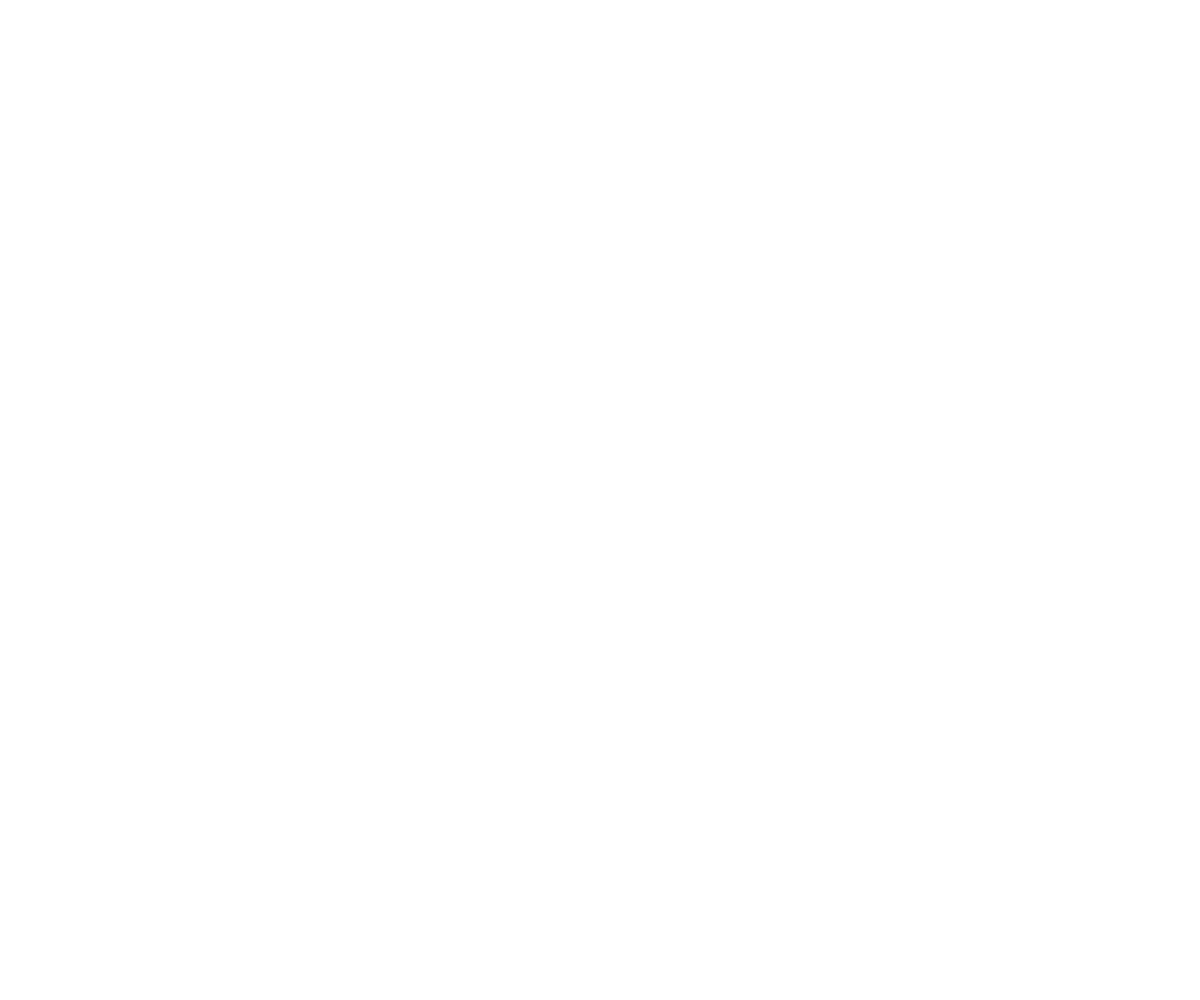
Frame 1 (no input)
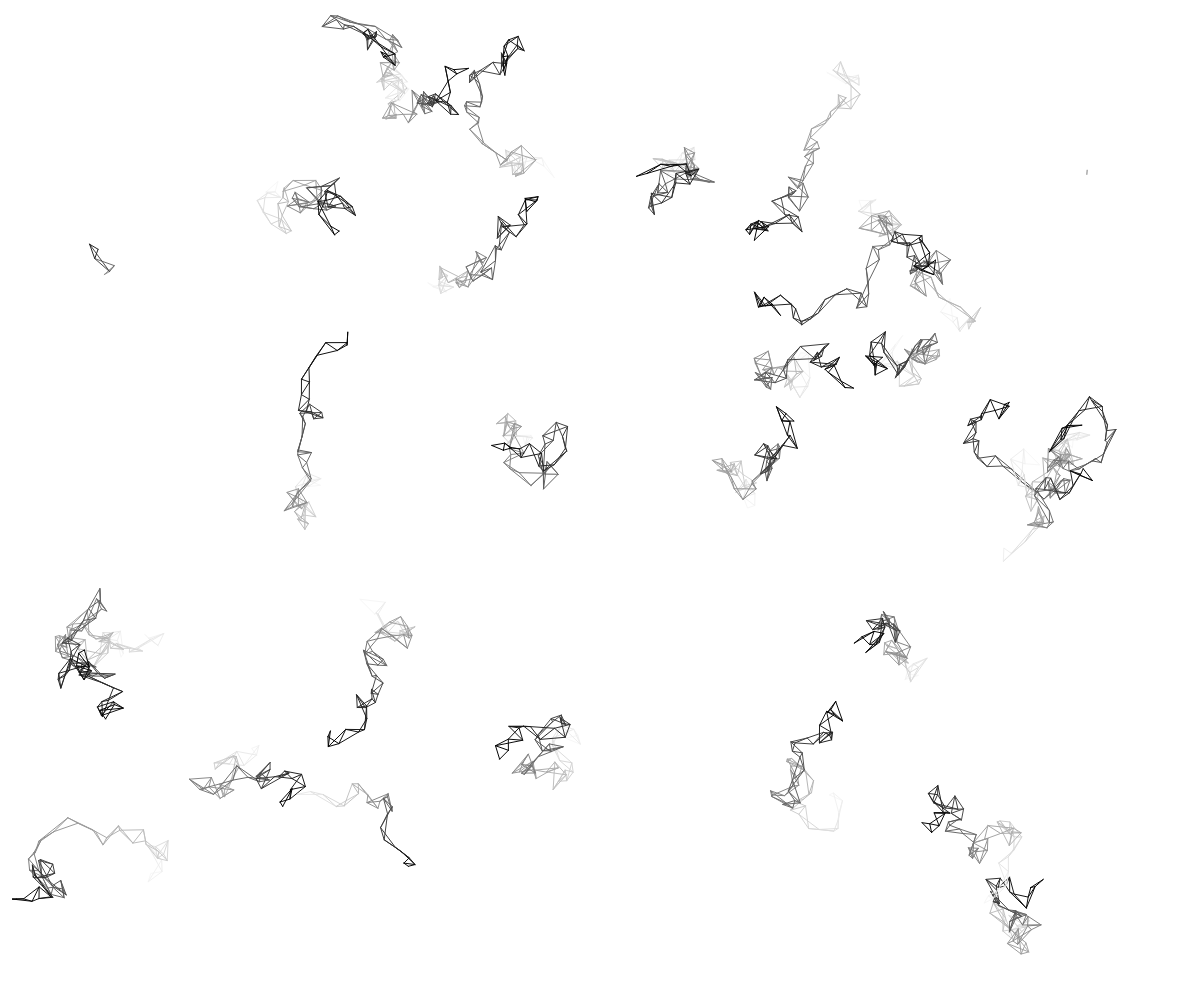
Frame 60 (no input)
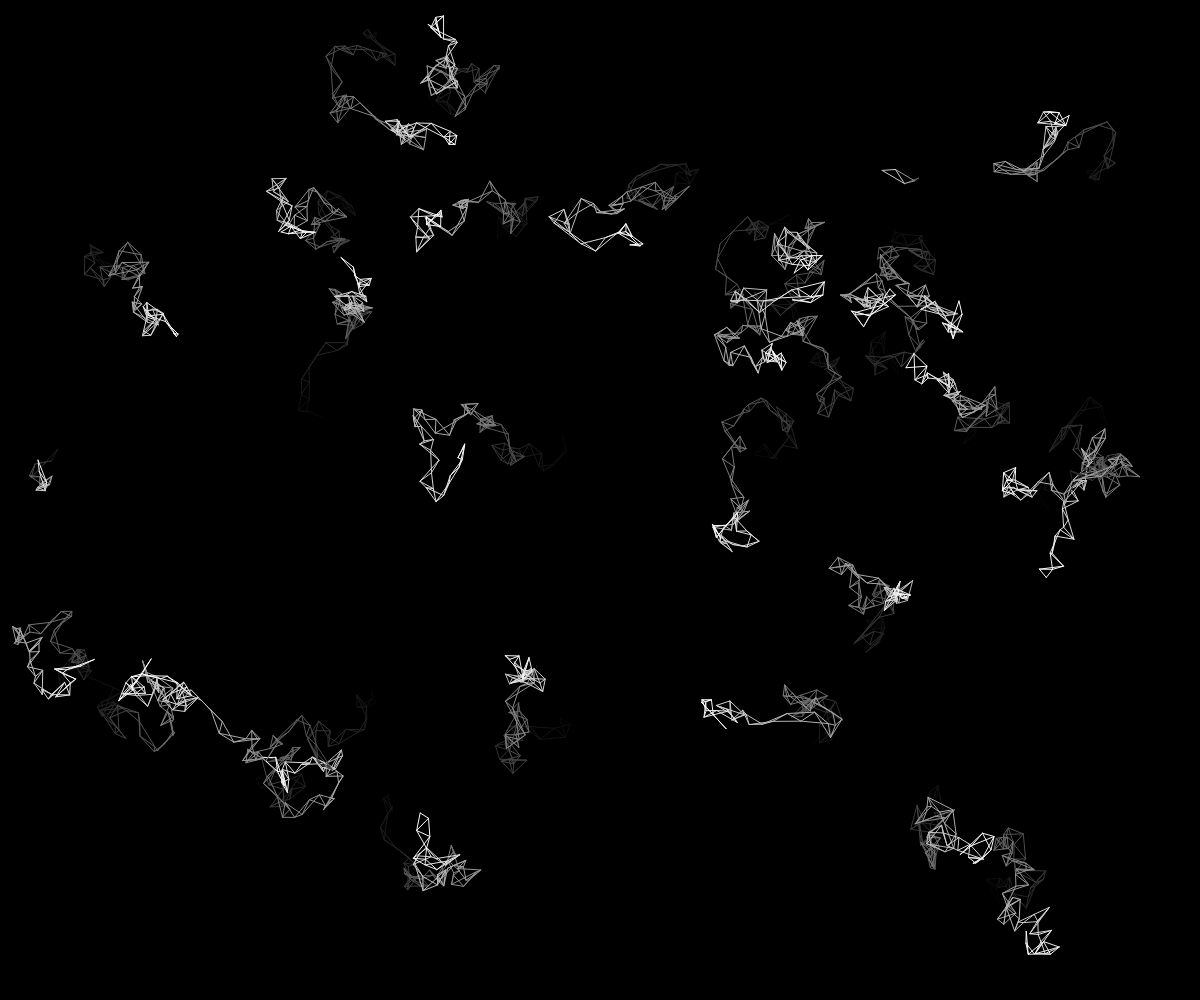
Frame 120 (the mouse pressed at the canvas centre since frame 60)

The p5.js sketch that drew these frames (run headless with seeded random() and noise() and a simulated clock; from frame 60 on, the mouse is pressed at the canvas centre):

// p5.js sketch
// ── sketch.js
// inspiration: https://youtu.be/vqE8DMfOajk
// Triangular scribbles on a canvas
// Click anywhere to switch to dark mode and back
// 12/01/2021

let particles = [];
let dark = false;

function setup() {
  createCanvas(windowWidth, windowHeight);

  for (let i = 0; i < width / 40; i++) {
    particles.push(new Particle());
  }
}

function draw() {
  if (dark) background(0);
  else background(255);

  for (let i = 0; i < particles.length; i++) {
    particles[i].move();
    particles[i].show();
  }
}

function mousePressed() {
  dark = !dark;
}
// ── Particle.js
class Particle {
  constructor() {
    this.x = random(0, width);
    this.y = random(0, height);
    this.history = [];
  }

  move() {
    // move particle
    this.x += random(-15, 15);
    this.y += random(-15, 15);

    // store history
    this.history.push(createVector(this.x, this.y));

    if (this.history.length > 75) this.history.splice(0, 1);

    // if particle hits edges
    if (this.x > width || this.x < 0 || this.y > height || this.y < 0) {
      this.x = random(0, width);
      this.y = random(0, height);
      this.history = []
    }
  }

  show() {
    // draw scribble

    noFill()
    beginShape(TRIANGLE_STRIP);
    for (let i = 0; i < this.history.length; i++) {
      let col;
      if (dark) col = map(i, 0, this.history.length, 0, 255);
      else col = map(i, 0, this.history.length, 255, 0);
      stroke(col);
      vertex(this.history[i].x, this.history[i].y);
    }
    endShape();
  }
}
